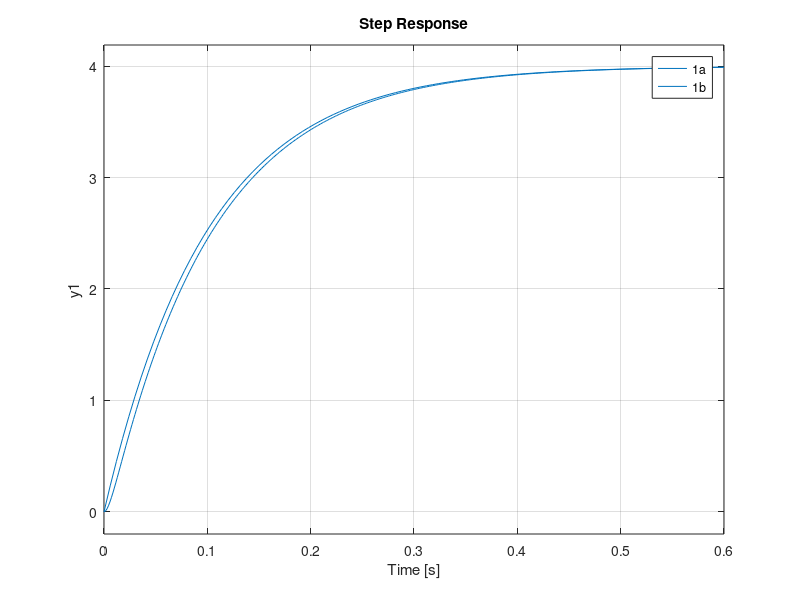

MATLAB code to generate this figure:
clc
close all
clc

%------punto 1a-----
k=-2;
tao=-0.1;

h=tf(k,[tao 1]); %----open loop
hcl=feedback(h,1); %---close loop---

step(2*hcl);

%------punto 1b--------
k=4/5;
tao=0.1;
tao1=1/200;
tao2=1/220;
tao3=1/230;
h3=tf(k,[tao 1])*tf([tao3 1],conv([tao1 1],[tao2 1]));
hold on
step(5*h3)
legend('1a','1b')

%----------punto 3--------
%conceptual
